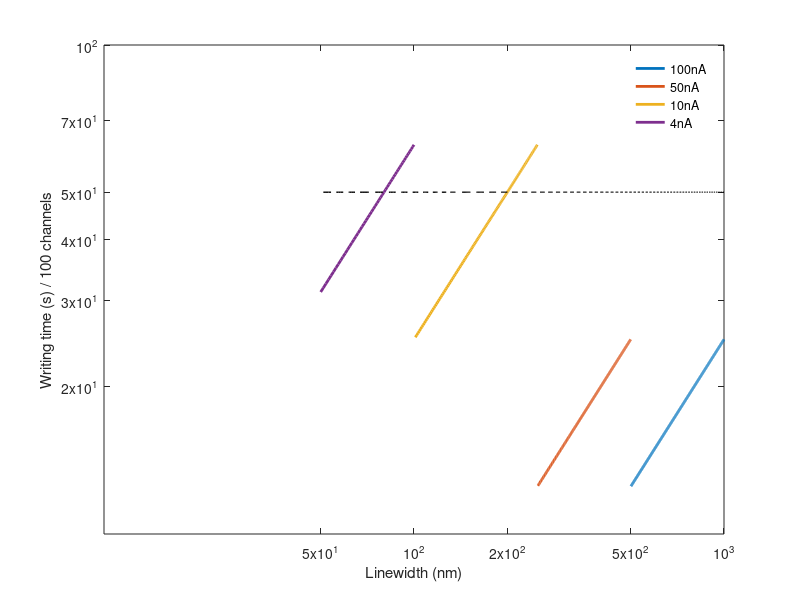

Reproduce this figure in MATLAB.
clear
close
chan_num = 100;
L2=[10]*1e-3; % length of wire in m

current_list=[100,  50,  10,  4 ]*1e-9;
% current_list=[100,   10,  4 ]*1e-9;

dose=250e-6*10000;% C/m2 ~500uC/cm2

width=1000e-9:-1e-9:50e-9;
for i = 1:length(width)

    if width(i)>500e-9
        current=current_list(1);
        j=1;
    elseif width(i)>250e-9
    current=current_list(2);
    j=2;
    elseif width(i)>100e-9
    current=current_list(3);
    j=3;
    elseif width(i)>50e-9
    current=current_list(4);
    j=4;
%         elseif width>20e-9
%     current=current_list(5);
%     j=5;
%     elseif width>10e-9
%     current=current_list(6);
%     j=6;
    end
    
    WT(j,i)=dose.*(L2*width(i))*chan_num/current;
end
c = turbo(length(current_list));
figure;
for j = 1:length(current_list)
% plot(1e9*width(WT(j,:)~=0),WT(j,WT(j,:)~=0),"LineWidth",2,"Color",c(j,:));hold on;
plot(1e9*width(WT(j,:)~=0),WT(j,WT(j,:)~=0),"LineWidth",2);hold on;
end

ythres = 50*ones(1,length(width)); % plot the dashed line for threshold
plot(1e9*width,ythres,"--","LineWidth",1,"Color",'k');hold on;


% xlim([10e0,10e2]);
ylim([10,100]);
set(gca, 'XScale', 'log')
set(gca, 'YScale', 'log')
% set(gca, 'XDir','reverse')
xlabel('Linewidth (nm)');
ylabel('Writing time (s) / 100 channels');
xticks([50 100 200 500 1000])
yticks([20 30 40 50 70 100 120])

% legend(["10nA","5nA","2nA","1nA","0.2nA","0.1nA"],'Location','northwest')
legend(["100nA";"50nA";"10nA";"4nA"],'location','northeast')
legend('boxoff');
% legend(["100nA","10nA","4nA"],'Location','northeast')
% title("Dose time vs Linewidth");
a=[width'*1e9,WT'];
